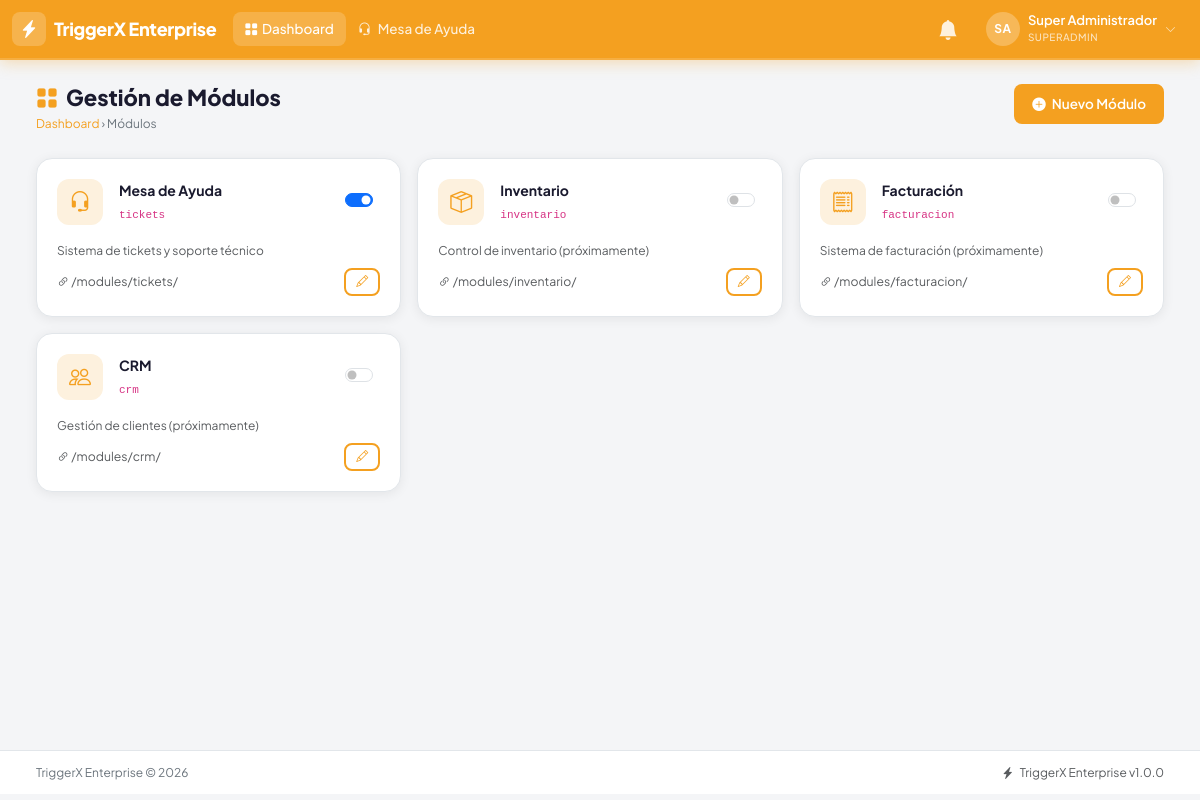
The app's page /admin/modules.php (signed in) with its own data.
### tables this page shows
CREATE TABLE `modulos` (
  `id` INT UNSIGNED NOT NULL AUTO_INCREMENT,
  `nombre` VARCHAR(100) NOT NULL,
  `slug` VARCHAR(100) NOT NULL,
  `descripcion` TEXT DEFAULT NULL,
  `icono` VARCHAR(50) NOT NULL DEFAULT 'bi-grid',
  `url` VARCHAR(255) NOT NULL,
  `orden` TINYINT UNSIGNED NOT NULL DEFAULT 0,
  `activo` TINYINT(1) NOT NULL DEFAULT 1,
  `instalado` TINYINT(1) NOT NULL DEFAULT 1,
  `created_at` DATETIME NOT NULL DEFAULT CURRENT_TIMESTAMP,
  PRIMARY KEY (`id`),
  UNIQUE KEY `uk_slug` (`slug`)
);

### core/classes/Config.php (called while the page is built, shortened)
<?php
class Config
{
    private static array $cache = [];
    public static function load(): void
    {
        try {
            $db = Database::getInstance();
            $rows = $db->fetchAll("SELECT clave, valor FROM configuracion");
            foreach ($rows as $row) {
                self::$cache[$row['clave']] = $row['valor'];
            }
        } catch (Throwable $e) {
            error_log('Config load error: ' . $e->getMessage());
        }
    }
    public static function get(string $key, mixed $default = null): mixed
    {
        return self::$cache[$key] ?? $default;
    }
    public static function empresa(): string
    {
        return self::get('empresa_nombre', APP_NAME);
    }
    public static function logo(): string
    {
        $logo = self::get('empresa_logo', '');
        return $logo ? ASSETS_URL . '/img/' . $logo : '';
    }
}

### core/helpers/functions.php (called while the page is built, shortened)
<?php
function e(mixed $value): string
{
    return htmlspecialchars((string)($value ?? ''), ENT_QUOTES | ENT_HTML5, 'UTF-8');
}
function getModulosUsuario(int $userId, int $rolId): array
{
    try {
        $db = Database::getInstance();
        if ($rolId === 1) {
            return $db->fetchAll("SELECT * FROM modulos WHERE activo = 1 ORDER BY orden");
        }
        return $db->fetchAll(
            "SELECT DISTINCT m.* FROM modulos m
             JOIN permisos_modulos pm ON pm.modulo_id = m.id
             WHERE m.activo = 1 AND pm.puede_ver = 1
             AND (pm.usuario_id = ? OR pm.rol_id = ?)
             ORDER BY m.orden",
            [$userId, $rolId]
        );
    } catch (Throwable) {
        return [];
    }
}

### core/classes/Session.php (called while the page is built, shortened)
<?php
class Session
{
    public static function get(string $key, mixed $default = null): mixed
    {
        return $_SESSION[$key] ?? $default;
    }
    public static function getUser(): array|null
    {
        return self::get('user');
    }
}

### core/classes/Database.php (called while the page is built, shortened)
<?php
class Database
{
    private static ?Database $instance = null;
    private PDO $pdo;
    private function __construct()
    {
        $dsn = sprintf(
            'mysql:host=%s;port=%d;dbname=%s;charset=%s',
            DB_HOST, DB_PORT, DB_NAME, DB_CHARSET
        );
        $options = [
            PDO::ATTR_ERRMODE            => PDO::ERRMODE_EXCEPTION,
            PDO::ATTR_DEFAULT_FETCH_MODE => PDO::FETCH_ASSOC,
            PDO::ATTR_EMULATE_PREPARES   => false,
            PDO::ATTR_STRINGIFY_FETCHES  => false,
            PDO::MYSQL_ATTR_INIT_COMMAND => "SET NAMES utf8mb4 COLLATE utf8mb4_unicode_ci",
        ];
        try {
            $this->pdo = new PDO($dsn, DB_USER, DB_PASS, $options);
        } catch (PDOException $e) {
            if (DEBUG_MODE) {
                throw $e;
            }
            error_log('DB Connection Error: ' . $e->getMessage());
            http_response_code(503);
            die(json_encode(['error' => 'Error de conexión a la base de datos']));
        }
    }
    public static function getInstance(): self
    {
        if (self::$instance === null) {
            self::$instance = new self();
        }
        return self::$instance;
    }
    public function query(string $sql, array $params = []): PDOStatement
    {
        try {
            $stmt = $this->pdo->prepare($sql);
            $stmt->execute($params);
            return $stmt;
        } catch (PDOException $e) {
            if (DEBUG_MODE) {
                throw $e;
            }
            error_log('DB Query Error: ' . $e->getMessage() . ' | SQL: ' . $sql);
            throw new RuntimeException('Error en consulta de base de datos');
        }
    }
    public function fetchAll(string $sql, array $params = []): array
    {
        return $this->query($sql, $params)->fetchAll();
    }
}

### admin/modules.php (the view, shortened to what this page needs)
<?php
require_once __DIR__ . '/../core/config/config.php';
$db = Database::getInstance();
$modulos = $db->fetchAll("SELECT * FROM modulos ORDER BY orden");
$activeModule = 'dashboard';
include CORE_PATH . '/layout/header.php';
?>
<div class="container-fluid">
    <div class="tx-page-header">
        <div>
            <h1 class="tx-page-title"><i class="bi bi-grid-fill me-2" style="color:var(--tx-primary)"></i>Gestión de Módulos</h1>
            <div class="tx-breadcrumb"><a href="<?= BASE_URL ?>/dashboard.php">Dashboard</a> › Módulos</div>
        </div>
        <button class="btn-tx" onclick="nuevoModulo()">
            <i class="bi bi-plus-circle-fill"></i> Nuevo Módulo
        </button>
    </div>
    <div class="row g-3">
        <?php foreach ($modulos as $m): ?>
        <div class="col-md-4">
            <div class="tx-card">
                <div class="tx-card-body">
                    <div class="d-flex align-items-center justify-content-between mb-3">
                        <div class="d-flex align-items-center gap-3">
                            <div style="width:46px;height:46px;border-radius:12px;background:var(--tx-primary-light);
                                        display:grid;place-items:center;font-size:22px;color:var(--tx-primary)">
                                <i class="bi <?= e($m['icono']) ?>"></i>
                            </div>
                            <div>
                                <div class="fw-700"><?= e($m['nombre']) ?></div>
                                <code style="font-size:11px"><?= e($m['slug']) ?></code>
                            </div>
                        </div>
                        <div class="form-check form-switch mb-0">
                            <input class="form-check-input" type="checkbox" id="mod<?= $m['id'] ?>"
                                   <?= $m['activo'] ? 'checked' : '' ?>
                                   onchange="toggleModulo(<?= $m['id'] ?>, this.checked)">
                        </div>
                    </div>
                    <p class="text-muted mb-2" style="font-size:12px"><?= e($m['descripcion'] ?? '') ?></p>
                    <div class="d-flex justify-content-between align-items-center">
                        <small class="text-muted"><i class="bi bi-link-45deg"></i> <?= e($m['url']) ?></small>
                        <button class="btn btn-sm btn-tx-outline" style="padding:3px 10px;font-size:12px"
                                onclick="editarModulo(<?= htmlspecialchars(json_encode($m), ENT_QUOTES) ?>)">
                            <i class="bi bi-pencil"></i>
                        </button>
                    </div>
                </div>
            </div>
        </div>
        <?php endforeach; ?>
    </div>
</div>
<?php
include CORE_PATH . '/layout/footer.php';
?>

### core/layout/header.php (shortened to what this page needs)
<?php
$_user = Session::getUser();
$_modulosNav = $_user ? getModulosUsuario($_user['id'], $_user['rol_id']) : [];
$_empresa = Config::empresa();
$_logo = Config::logo();
$activeModule = $activeModule ?? '';
?>
<!DOCTYPE html>
<html lang="es">
<head>
    <link href="https://cdn.jsdelivr.net/npm/bootstrap@5.3.3/dist/css/bootstrap.min.css" rel="stylesheet">
    <link href="https://cdn.jsdelivr.net/npm/bootstrap-icons@1.11.3/font/bootstrap-icons.min.css" rel="stylesheet">
    <link href="https://cdn.datatables.net/1.13.8/css/dataTables.bootstrap5.min.css" rel="stylesheet">
    <link href="https://cdn.jsdelivr.net/npm/sweetalert2@11/dist/sweetalert2.min.css" rel="stylesheet">
    <link href="<?= ASSETS_URL ?>/css/triggerx.css" rel="stylesheet">
</head>
<body class="tx-body">
<nav class="navbar navbar-expand-lg tx-navbar fixed-top" id="txNavbar">
    <div class="container-fluid">
        <a class="navbar-brand d-flex align-items-center gap-2" href="<?= BASE_URL ?>/dashboard.php">
            <?php if ($_logo): ?>
                <img src="<?= e($_logo) ?>" alt="<?= e($_empresa) ?>" height="36">
            <?php else: ?>
                <div class="tx-logo-icon">
                    <i class="bi bi-lightning-charge-fill"></i>
                </div>
                <span class="tx-brand-text"><?= e($_empresa) ?></span>
            <?php endif; ?>
        </a>
        <div class="collapse navbar-collapse" id="navMain">
            <ul class="navbar-nav me-auto mb-2 mb-lg-0">
                <li class="nav-item">
                    <a class="nav-link <?= $activeModule === 'dashboard' ? 'active' : '' ?>" href="<?= BASE_URL ?>/dashboard.php">
                        <i class="bi bi-grid-fill me-1"></i>Dashboard
                    </a>
                </li>
                <?php foreach ($_modulosNav as $mod): ?>
                <li class="nav-item">
                    <a class="nav-link <?= $activeModule === $mod['slug'] ? 'active' : '' ?>"
                       href="<?= BASE_URL . $mod['url'] ?>">
                        <i class="bi <?= e($mod['icono']) ?> me-1"></i>
                        <?= e($mod['nombre']) ?>
                    </a>
                </li>
                <?php endforeach; ?>
            </ul>
            <ul class="navbar-nav align-items-center gap-1">
                <?php if ($_user): ?>
                <li class="nav-item dropdown">
                    <a class="nav-link tx-notif-bell position-relative" href="#"
                       data-bs-toggle="dropdown" id="btnNotificaciones">
                        <i class="bi bi-bell-fill fs-5"></i>
                    </a>
                </li>
                <li class="nav-item dropdown">
                    <a class="nav-link d-flex align-items-center gap-2 tx-user-nav" href="#"
                       data-bs-toggle="dropdown">
                        <div class="tx-avatar">
                            <?= mb_substr($_user['nombre'], 0, 1) . mb_substr($_user['apellido'], 0, 1) ?>
                        </div>
                        <div class="d-none d-lg-block tx-user-info">
                            <div class="tx-user-name"><?= e($_user['nombre'] . ' ' . $_user['apellido']) ?></div>
                            <div class="tx-user-role"><?= e($_user['rol_nombre']) ?></div>
                        </div>
                        <i class="bi bi-chevron-down tx-chevron"></i>
                    </a>
                </li>
                <?php endif; ?>
            </ul>
        </div>
    </div>
</nav>
<div class="tx-main-content">

### core/layout/footer.php (shortened to what this page needs)
</div>
<footer class="tx-footer">
    <div class="container-fluid">
        <div class="d-flex flex-wrap justify-content-between align-items-center">
            <span><?= e(Config::empresa()) ?> &copy; <?= date('Y') ?></span>
            <span class="text-muted">
                <i class="bi bi-lightning-charge-fill me-1"></i>
                TriggerX Enterprise v<?= APP_VERSION ?>
            </span>
        </div>
    </div>
</footer>
</body>
</html>

### assets/css/triggerx.css (style rules this page uses)
:root { --tx-primary: #F4A020; --tx-primary-dark: #d4861a; --tx-primary-light: #fff4e0; --tx-secondary: #1a1a2e; --tx-bg: #f4f5f7; --tx-surface: #ffffff; --tx-border: #e2e6ea; --tx-text: #1a1a2e; --tx-muted: #6c757d; --tx-navbar-height: 60px; --tx-shadow: 0 2px 12px rgba(0,0,0,.07); --tx-shadow-lg: 0 8px 30px rgba(0,0,0,.12); --tx-radius: 10px; --tx-radius-lg: 16px; --tx-transition: all .2s ease; }
*, *::before, *::after { box-sizing: border-box; }
body.tx-body { font-family: 'Plus Jakarta Sans', system-ui, sans-serif; background: var(--tx-bg); color: var(--tx-text); font-size: 14px; line-height: 1.6; padding-top: var(--tx-navbar-height); }
.fw-700 { font-weight: 700; }
.tx-navbar { background: var(--tx-primary) !important; height: var(--tx-navbar-height); box-shadow: 0 2px 15px rgba(244,160,32,.35); border-bottom: 2px solid rgba(255,255,255,.15); z-index: 1040; }
.tx-logo-icon { width: 34px; height: 34px; background: rgba(255,255,255,.2); border-radius: 8px; display: grid; place-items: center; font-size: 18px; color: #fff; }
.tx-brand-text { font-weight: 800; font-size: 18px; color: #fff; letter-spacing: -.3px; }
.tx-navbar .nav-link { color: rgba(255,255,255,.85) !important; font-weight: 500; padding: 6px 12px !important; border-radius: 8px; transition: var(--tx-transition); font-size: 13.5px; }
.tx-navbar .nav-link:hover, .tx-navbar .nav-link.active { color: #fff !important; background: rgba(255,255,255,.18) !important; }
.tx-notif-bell { position: relative; color: rgba(255,255,255,.85) !important; padding: 8px !important; }
.tx-user-nav { color: rgba(255,255,255,.9) !important; }
.tx-avatar { width: 34px; height: 34px; border-radius: 50%; background: rgba(255,255,255,.25); color: #fff; font-weight: 700; font-size: 12px; display: grid; place-items: center; letter-spacing: .5px; flex-shrink: 0; }
.tx-user-name { font-size: 13px; font-weight: 600; color: #fff; line-height: 1.2; }
.tx-user-role { font-size: 10px; color: rgba(255,255,255,.7); text-transform: uppercase; letter-spacing: .5px; }
.tx-chevron { font-size: 11px; color: rgba(255,255,255,.7); }
.tx-main-content { min-height: calc(100vh - var(--tx-navbar-height) - 50px); padding: 24px; }
.tx-card { background: var(--tx-surface); border-radius: var(--tx-radius-lg); box-shadow: var(--tx-shadow); border: 1px solid var(--tx-border); overflow: hidden; }
.tx-card-body { padding: 20px; }
.btn-tx { background: var(--tx-primary); color: #fff; border: none; border-radius: 8px; padding: 9px 18px; font-weight: 600; font-size: 13.5px; transition: var(--tx-transition); display: inline-flex; align-items: center; gap: 6px; }
.btn-tx-outline { background: transparent; color: var(--tx-primary); border: 2px solid var(--tx-primary); border-radius: 8px; padding: 7px 16px; font-weight: 600; font-size: 13.5px; transition: var(--tx-transition); display: inline-flex; align-items: center; gap: 6px; }
.tx-page-header { margin-bottom: 24px; display: flex; align-items: flex-start; justify-content: space-between; gap: 16px; flex-wrap: wrap; }
.tx-page-title { font-size: 22px; font-weight: 800; color: var(--tx-text); margin: 0; line-height: 1.2; }
.tx-breadcrumb { font-size: 12px; color: var(--tx-muted); margin-top: 4px; }
.tx-breadcrumb a { color: var(--tx-primary); text-decoration: none; }
.tx-footer { background: var(--tx-surface); border-top: 1px solid var(--tx-border); padding: 12px 24px; font-size: 12px; color: var(--tx-muted); }

### records on screen
modulos: nombre "Mesa de Ayuda", slug "tickets", activo "☑", descripcion "Sistema de tickets y soporte técnico", url "/modules/tickets/"
modulos: nombre "Inventario", slug "inventario", descripcion "Control de inventario (próximamente)", url "/modules/inventario/"
modulos: nombre "Facturación", slug "facturacion", descripcion "Sistema de facturación (próximamente)", url "/modules/facturacion/"
modulos: nombre "CRM", slug "crm", descripcion "Gestión de clientes (próximamente)", url "/modules/crm/"

### other values on screen
$_empresa "TriggerX Enterprise"
mb_substr($_user['nombre'], 0, 1) "S"
mb_substr($_user['apellido'], 0, 1) "A"
$_user['nombre'] . ' ' . $_user['apellido'] "Super Administrador"
$_user['rol_nombre'] "SUPERADMIN"
Config::empresa() "TriggerX Enterprise"
APP_VERSION "1.0.0"
